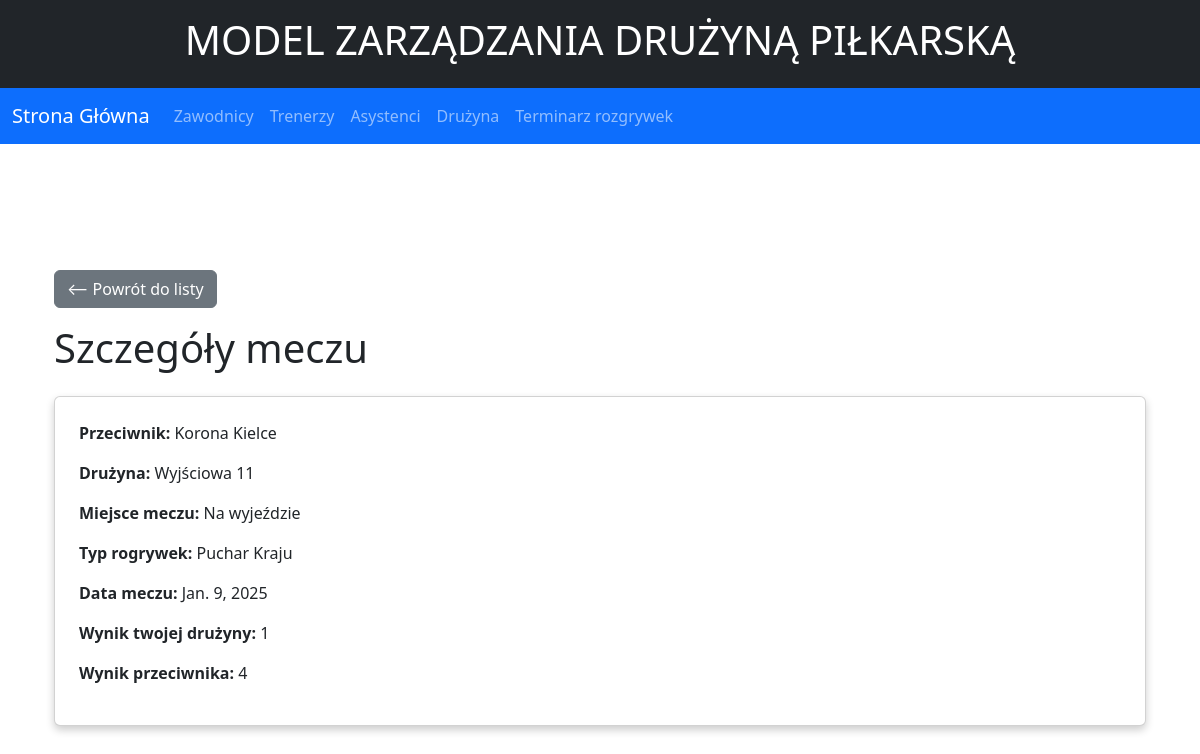
Screenshot of /game/1 with the database file from the repository.
### Legia/models.py (models this page shows, shortened)
class Game(models.Model):
    opponent = models.CharField(max_length=50)
    team = models.ForeignKey(Team, null=True, blank=True, on_delete=models.SET_NULL)
    game_spot = models.CharField(max_length=50, choices=GAMES_SPOTS, null = True)
    game_type = models.CharField(max_length=50, choices=GAMES_TYPES, null = True)
    date = models.DateField()
    score_legia = models.CharField(max_length=50,null = True)
    score_opponent = models.CharField(max_length=50,null = True)
    class Meta:
        ordering = ['date']

class Team(models.Model):
    name = models.CharField(max_length=100, choices=TEAMS)
    capacity = models.PositiveBigIntegerField(null = True)
    def __str__(self):
        return f"{self.name}"

### Legia/views.py (the view)
# urls.py: path('game/<int:id>', views.game_detail, name='game-detail'),
def game_detail(request, id):
    try:
        game = Game.objects.get(id=id)
    except Game.DoesNotExist:
        raise Http404("Assistant not found")
    return render(request, "Legia/game/detail.html", {'game': game})

### Legia/templates/Legia/game/detail.html (shortened to what this page needs)
{% extends "Legia/base.html" %}
{% block content %}
<div class="container">
    <a href="{% url 'game-list' %}" class="btn btn-secondary mb-3">⟵ Powrót do listy</a>
    <h1 class="mb-4">Szczegóły meczu</h1>
    <div class="card p-4">
        <p><strong>Przeciwnik:</strong> {{ game.opponent }}</p>
        <p><strong>Drużyna:</strong> {{ game.team }}</p>
        <p><strong>Miejsce meczu:</strong> {{ game.game_spot }}</p>
        <p><strong>Typ rogrywek:</strong> {{ game.game_type }}</p>
        <p><strong>Data meczu:</strong> {{ game.date }}</p>
        <p><strong>Wynik twojej drużyny:</strong> {{ game.score_legia }}</p>
        <p><strong>Wynik przeciwnika:</strong> {{ game.score_opponent }}</p>
    </div>
</div>
{% endblock %}

### Legia/static/css/Legia.css (style rules this page uses)
:root { --green: #1b612b; --red: #aa1625; --white: #ffffff; --black: #222427; }
body { font-family: Arial, sans-serif; background-color: #434343; }
a { color: var(--green); text-decoration: none; }
h1, h2, h3 { color: var(--black); }
.container { margin-top: 30px; }
.card { box-shadow: 0 4px 8px rgba(0, 0, 0, 0.2); border-radius: 10px; }

### rows the page displays
Game: opponent "Korona Kielce", team "Wyjściowa 11", game_spot "Na wyjeździe", game_type "Puchar Kraju", date "Jan. 9, 2025", score_legia "1", score_opponent "4"
